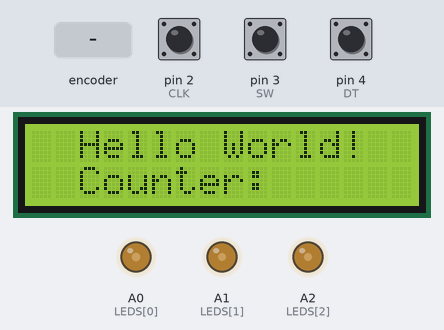
The sketch below on a simulated Arduino Uno, built with avr-gcc and run on an emulated ATmega328P. On the bench: 16×2 character LCD, output pins drawn as LEDs (lit = HIGH). The inputs (shaded band) are chosen by the test bench; at power-on: pin 3 (SW) HIGH, pin 2 (CLK) HIGH, pin 4 (DT) HIGH.

Above: at 1.2 s.
1.3 s: rotary encoder on pin 2 (CLK) / pin 4 (DT) turned 3 steps (first pin leading)
At 2.3 s:
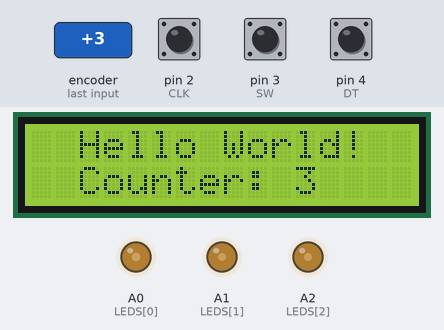
3.4 s: pin 3 (SW) pulled LOW for 0.15 s
At 4.3 s:
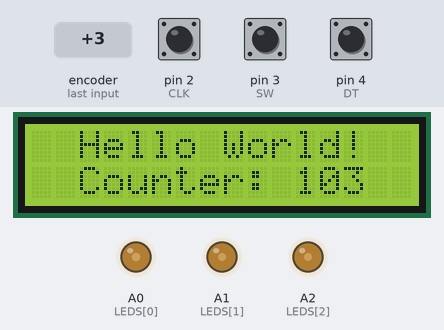
5.0 s: pin 3 (SW) pulled LOW for 1 s
At 5.5 s:
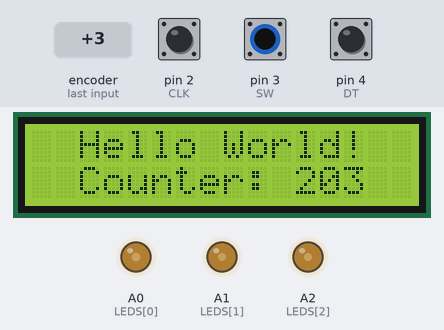
7.5 s: rotary encoder on pin 2 (CLK) / pin 4 (DT) turned 1 step (first pin leading)
At 8.0 s:
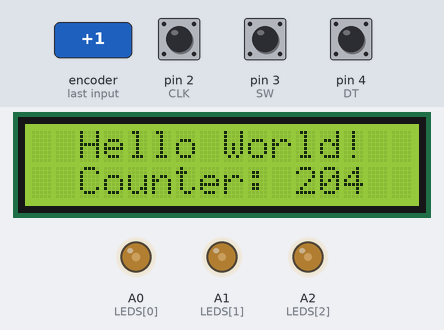
Timing chart, 0 to 10.2 s (numbered marks = the images above; inputs shaded):
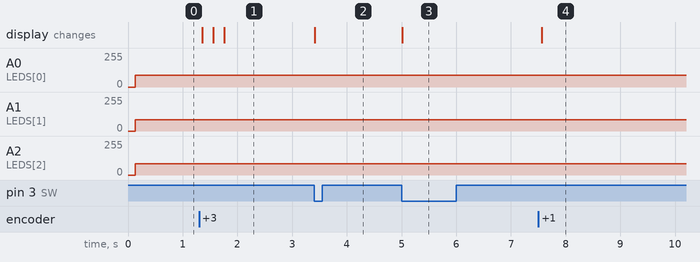

The sketch:

FurnaceSoftware.ino
```cpp
#include <Wire.h>
#include <avr/io.h>
#include <avr/interrupt.h>

#include <LiquidCrystal_I2C.h> // Library required for LCD
LiquidCrystal_I2C lcd(0x27, 16, 2);

int LEDS[3] = {A0, A1, A2};
int LEDcounter = 0;
int LastLED = 0;
int TDelay = 10;

byte EN_cnt = 0;
byte SW_cnt = 0;

int CLK = 2;
int DT = 4;
int SW = 3;

word D_Counter = 0;
word Old_D_Counter = 0;
//////////////////////////////////////////////////////////////////////////////////////////////

void LCD() {
  lcd.init();
  lcd.clear();
  lcd.backlight();
  lcd.setCursor(2,0);
  lcd.print("Hello World!");
  lcd.setCursor(2,1);
  lcd.print("Counter: ");
}

void updateLCD() {
  lcd.setCursor(11, 1);
  lcd.print("     ");
  lcd.setCursor(11, 1);
  lcd.print(D_Counter);
}


void EncoderSW(){
  SW_cnt = 2; //delay for Switch
}

void EncoderCLK(){
  EN_cnt = 2; //delay for CLK and DT
  //D_Counter += 100;
}
//////////////////////////////////////////////////////////////////////////////////////////////
void setup() {

  Serial.begin(9600);

  pinMode(SW, INPUT);
  pinMode(CLK, INPUT);
  pinMode(DT, INPUT);

  LCD();

 cli();

  attachInterrupt(digitalPinToInterrupt(CLK), EncoderCLK, RISING);
  attachInterrupt(digitalPinToInterrupt(SW), EncoderSW, FALLING);

 for(int j = 0; j < 3; j++) {
    pinMode(LEDS[j], OUTPUT);
 }

 //cli();
  TCCR1A = 0;
  TCCR1B = 0; //setting all bits in register to 0 because they all start at 1

  OCR1A = TDelay; // setting overflow time
  TIMSK1 |= (1 << OCIE1A); //comparison rather than overflow

  TCCR1B |= (1 << CS12);
  TCCR1B |= (1 << CS10);
  TCCR1B |= (1 << WGM12); //prescalar settings (sets specifc bits in timer register corresponding to prescalar)
  // or: TCCR1B |= 5;
 sei();
}
//////////////////////////////////////////////////////////////////////////////////////////////
void loop() {
  if (Old_D_Counter != D_Counter){
    updateLCD();
    Old_D_Counter = D_Counter;
  }
}
//////////////////////////////////////////////////////////////////////////////////////////////

ISR(TIMER1_COMPA_vect){

  if (SW_cnt >> 0){
    SW_cnt--;
      if (SW_cnt == 0) {
        int c = 0;
        c += digitalRead(SW);
        c += digitalRead(SW);
        c += digitalRead(SW);
         D_Counter += 100; //Use button for select on GUI
        }
      } // Swtich on Encoder

  if (EN_cnt >> 0) {
    EN_cnt--;
     if (EN_cnt == 0) {
      int b = 0;
      b += digitalRead(CLK);
      b += digitalRead(CLK);
      b += digitalRead(CLK);
      if (b == 3){
        if (digitalRead(DT)){
          D_Counter--;
        }
        else {
          D_Counter++;
        }
        D_Counter = min(1200, max(0, D_Counter));
      }
    }
  }

  LEDcounter++;
  LastLED = LEDcounter - 1;
  if (LEDcounter == 3){
    LEDcounter = 0;
    LastLED = 2;
  }
  digitalWrite(LEDS[LastLED], 0);
  digitalWrite(LEDS[LEDcounter], 1);
  TCNT1 = 0;
}
```

Measured:
- after the input at 1.3 s, the display: first changes after 0.06 s (image 1 shows a later state)
- after the input at 3.4 s, the display: changes at once (image 2)
- after the input at 5.0 s, the display: changes at once (image 3)
- after the input at 7.5 s, the display: changes after 0.06 s (image 4)
